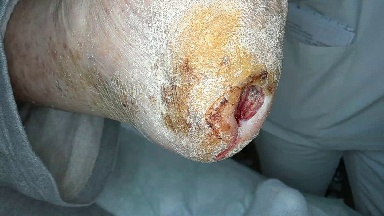
#> input picture benchmark/02_reso_05_sharp/sharp_images/Ferse_3_frame_0001.jpg, 384 x 216 px; its folder holds only this picture in this run
$ python MaskAdjustment.py
#> lines starting #> are read from the running program, lines starting #| are printed output that depends on the picture
### Pipe_Code/modules/masking/findMasks.py
import os
import glob
from pathlib import Path


def find_corresponding_masks(image_folder, mask_folder):
    """
    Find corresponding mask files for images in the image_folder.

    Args:
        image_folder (str): Path to the folder containing images
        mask_folder (str): Path to the folder containing mask files

    Returns:
        dict: Dictionary mapping image paths to their corresponding mask paths.
              If no mask is found for an image, the value will be None.
    """
    # Convert to Path objects for better path handling
    image_folder = Path(image_folder)
    mask_folder = Path(mask_folder)

    # Get all image files (common image extensions)
    image_extensions = ['.jpg', '.jpeg', '.png', '.bmp', '.tif', '.tiff']
    image_files = []
    for ext in image_extensions:
        image_files.extend(image_folder.glob(f'*{ext}'))

    # Get all mask files (could be any extension)
    all_mask_files = list(mask_folder.glob('*.*'))

    # Create a dictionary to store the mapping
    image_to_mask = {}

    for image_path in image_files:
        image_name = image_path.stem  # Get filename without extension

        # Look for matching mask with any extension
        matching_masks = [
            mask_path for mask_path in all_mask_files
            if mask_path.stem == image_name or mask_path.stem.startswith(f"{image_name}_")
        ]

        # Also check for masks that might have different naming patterns but contain the image name
        if not matching_masks:
            matching_masks = [
                mask_path for mask_path in all_mask_files
                if image_name in mask_path.stem
            ]

        # Store the result in the dictionary
        if matching_masks:
            image_to_mask[str(image_path)] = str(matching_masks[0])
        else:
            image_to_mask[str(image_path)] = None

    return image_to_mask


# [36 lines left out: function find_mask_for_image, not called in this run]


# [12 lines that do not run on import are left out]


### Pipe_Code/modules/masking/MaskAdjustment.py
import os
import cv2
from matplotlib import image
import numpy as np
from sklearn.cluster import KMeans
import matplotlib.pyplot as plt
from collections import deque
import math
from Pipe_Code.modules.masking.findMasks import find_corresponding_masks
from pathlib import Path
from tqdm import tqdm  # For progress display during loading


class MaskAdjustment:
    def __init__(self, image_folder, mask_folder, output_folder, min_mask_ratio=0.1, max_mask_ratio=0.8, neighbors_count=3):
        """
        Initialize the MaskAdjustment class.

        Args:
            image_folder (str): Path to folder containing images
            mask_folder (str): Path to folder containing corresponding masks
            output_folder (str): Path to folder for saving adjusted masks and evaluation results
            min_mask_ratio (float): Minimum acceptable mask area as ratio of image area (default: 0.1)
            max_mask_ratio (float): Maximum acceptable mask area as ratio of image area (default: 0.8)
            neighbors_count (int): Number of neighbors to consider for each mask (default: 5)
        """
        self.image_folder = Path(image_folder)
        self.image_data = {}  # Will store loaded images
        self.mask_folder = Path(mask_folder)
        self.mask_data = {}   # Will store loaded masks
        self.output_folder = Path(output_folder)
        self.min_mask_ratio = min_mask_ratio
        self.max_mask_ratio = max_mask_ratio
        self.neighbors_count = neighbors_count

        # Create output folder if it doesn't exist
        os.makedirs(self.output_folder, exist_ok=True)

        # Get image-mask mappings
        self.image_mask_map = find_corresponding_masks(image_folder, mask_folder)

        # Sort images by name to establish sequence
        self.sorted_images = sorted(list(self.image_mask_map.keys()))

        # Preload all images and masks to avoid repeated disk I/O
        print("Loading all images and masks...")
        self._preload_data()


        # Store mask properties
        self.mask_properties = {}

        # Calculate mask properties for all images
        print("Calculating mask properties...")
        self._calculate_all_mask_properties()

        self._calculate_solidity()

    def _preload_data(self):
        """
        Preload all images and their corresponding masks into memory
        """
        print(f"Loading {len(self.sorted_images)} images and masks...")

        for image_path in tqdm(self.sorted_images, desc="Loading data"):
            mask_path = self.image_mask_map[image_path]

            # Load image if it exists
            if os.path.exists(image_path):
                img = cv2.imread(image_path)
#> img is the input picture: shape (216, 384, 3); mean B, G, R 116.6, 119.6, 113.6
                img = cv2.cvtColor(img, cv2.COLOR_BGR2LAB).astype(np.float32)
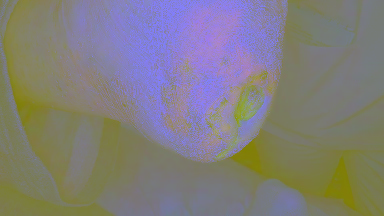
#> img: shape (216, 384, 3) float32; mean B, G, R 125.3, 125.6, 128.8

                combined_ab = cv2.add(img[:, :, 1], img[:, :, 2]).astype(np.float64)  # Combine A and B channels
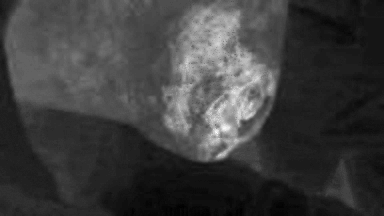
#> combined_ab: shape (216, 384) float64; min 234, max 319, mean 254.4; drawn with min black and max white

                # Normalize combined_ab from 0 to 255
                combined_ab = np.clip(combined_ab, combined_ab.min(), combined_ab.max())  # Clip to min/max range
                combined_ab = ((combined_ab - combined_ab.min()) / (combined_ab.max() - combined_ab.min()) * 255).astype(np.uint8)
                img = combined_ab

                if img is not None:
                    self.image_data[image_path] = img
                else:
                    print(f"Warning: Could not load image: {image_path}")


            # Load mask if it exists
            if mask_path and os.path.exists(mask_path):
                mask = cv2.imread(mask_path, cv2.IMREAD_GRAYSCALE)
                if mask is not None:
                    self.mask_data[mask_path] = mask
                else:
                    print(f"Warning: Could not load mask: {mask_path}")

        print(f"Loaded {len(self.image_data)} images and {len(self.mask_data)} masks")
#| Loaded 1 images and 0 masks
#> (the rest of the program and of its run is left out)
